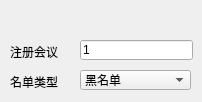
          <widget class="QWidget" name="page_7">
           <widget class="QLabel" name="DelPersonList_type">
            <property name="geometry">
             <rect>
              <x>10</x>
              <y>70</y>
              <width>60</width>
              <height>23</height>
             </rect>
            </property>
            <property name="text">
             <string>名单类型</string>
            </property>
           </widget>
           <widget class="QLabel" name="DelPersonList_seesion">
            <property name="geometry">
             <rect>
              <x>10</x>
              <y>40</y>
              <width>60</width>
              <height>23</height>
             </rect>
            </property>
            <property name="text">
             <string>注册会议</string>
            </property>
           </widget>
           <widget class="QLineEdit" name="DelPersonList_seesionEdit">
            <property name="geometry">
             <rect>
              <x>80</x>
              <y>40</y>
              <width>113</width>
              <height>20</height>
             </rect>
            </property>
            <property name="text">
             <string>1</string>
            </property>
           </widget>
           <widget class="QComboBox" name="DelPersonList_typeComboBox">
            <property name="geometry">
             <rect>
              <x>80</x>
              <y>70</y>
              <width>111</width>
              <height>20</height>
             </rect>
            </property>
            <item>
             <property name="text">
              <string>黑名单</string>
             </property>
            </item>
            <item>
             <property name="text">
              <string>白名单</string>
             </property>
            </item>
            <item>
             <property name="text">
              <string>VIP名单</string>
             </property>
            </item>
           </widget>
          </widget>
